Frame 1 (no input): blank canvas, image omitted
Frame 60 (the mouse pressed at the canvas centre just before this capture): blank canvas, image omitted
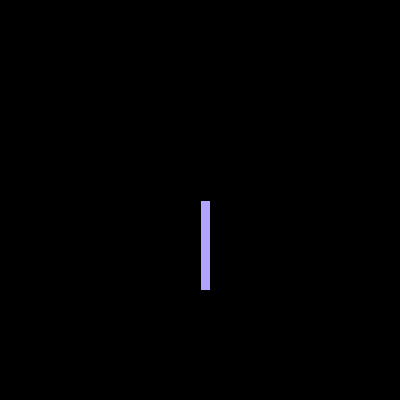
Frame 120 (the mouse held since frame 60 and released just before this capture)

The Processing sketch whose frames 1 and 60 were blank and that drew this single picture after the mouse press (run headless with seeded random() and noise(); from frame 60 on, the mouse is pressed at the canvas centre):

// Processing sketch: processing_78000
// ── processing_78000.pde

void setup (){
size (400,400);
smooth();
background(0,0,0);
}
void draw()
{
  fill(mouseX,mouseY,mouseX,20);
  if (mousePressed == true) {
    fill(random(0,255),random(0,255),random(255,0));
    rect(mouseX,mouseY,10,90);}
    else {
      ellipse(mouseX,mouseY,80,20);}
 
}

  
